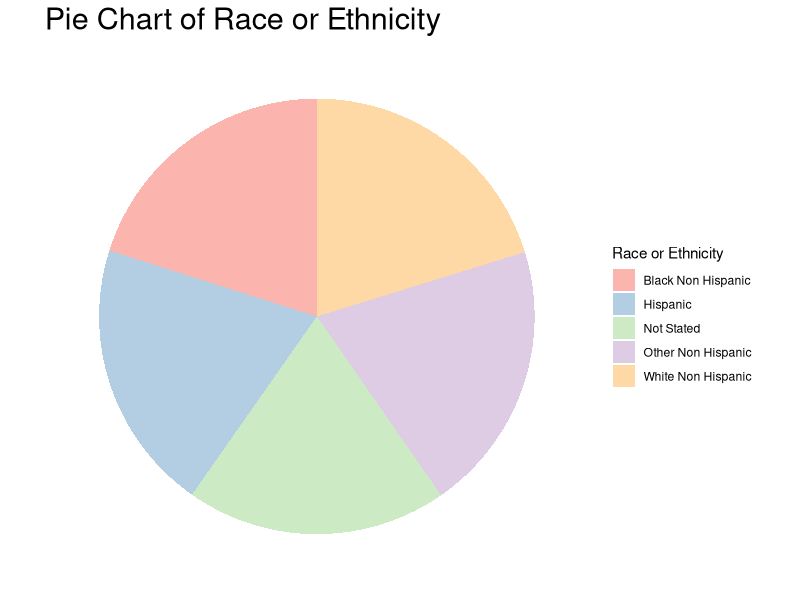
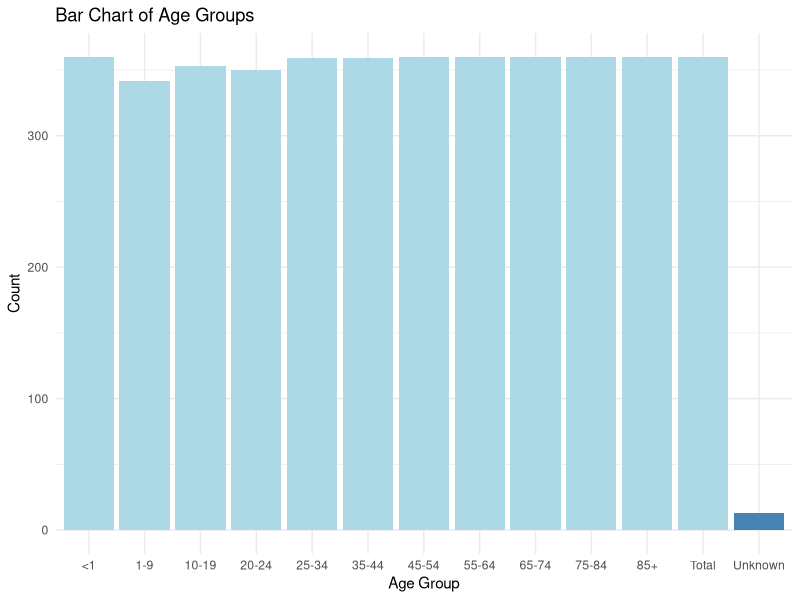

Write R code to recreate these figures, in order.
## ---- chunk 1
library(RColorBrewer)
library(ggplot2)
library(dplyr)
library(ggrepel)
death_data <- read.csv("Death_data_NY.csv")

race_counts <- as.data.frame(table(death_data$Race.or.Ethnicity))

# pie chart
ggplot(race_counts, aes(x="", y=Freq, fill=Var1)) +
  geom_bar(stat="identity", width=1) +
  coord_polar("y", start=0) +
  theme_minimal() +  
  theme(axis.line = element_blank(),
        axis.text = element_blank(),
        axis.title = element_blank(),
        panel.border = element_blank(),
        panel.grid = element_blank(),
        axis.ticks = element_blank(),
        plot.title = element_text(size=22)) +
  scale_fill_brewer(palette="Pastel1") +  
  labs(fill="Race or Ethnicity", title="Pie Chart of Race or Ethnicity") +
  guides(fill=guide_legend(title="Race or Ethnicity"))


death_data$Color <- ifelse(death_data$Age.Group == "Unknown", "Unknown", "Other")
ggplot(death_data, aes(x=Age.Group, fill=Color)) +
  geom_bar() +
  scale_fill_manual(values=c("Unknown"="steelblue", "Other"="lightblue")) +
  labs(title="Bar Chart of Age Groups", x="Age Group", y="Count") +
  theme_minimal() +  # Using a minimal theme for a clean look
  guides(fill=FALSE) # Using a minimal theme for a clean look
## ---- chunk 2
library(dplyr)
# Filter out rows where the Age Group is "Unknown"
death_data <- death_data %>% 
  filter(Age.Group != "Unknown")

table(death_data$Age.Group)
